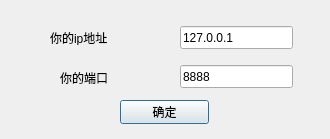
<?xml version="1.0" encoding="UTF-8"?>
<ui version="4.0">
 <class>ServerDialog</class>
 <widget class="QDialog" name="ServerDialog">
  <property name="geometry">
   <rect>
    <x>0</x>
    <y>0</y>
    <width>330</width>
    <height>139</height>
   </rect>
  </property>
  <property name="windowTitle">
   <string>Dialog</string>
  </property>
  <widget class="QLineEdit" name="lineEdit">
   <property name="geometry">
    <rect>
     <x>180</x>
     <y>26</y>
     <width>113</width>
     <height>23</height>
    </rect>
   </property>
   <property name="text">
    <string>127.0.0.1</string>
   </property>
  </widget>
  <widget class="QLineEdit" name="lineEdit_2">
   <property name="geometry">
    <rect>
     <x>180</x>
     <y>65</y>
     <width>113</width>
     <height>23</height>
    </rect>
   </property>
   <property name="text">
    <string>8888</string>
   </property>
  </widget>
  <widget class="QPushButton" name="pushButton">
   <property name="geometry">
    <rect>
     <x>120</x>
     <y>100</y>
     <width>89</width>
     <height>24</height>
    </rect>
   </property>
   <property name="text">
    <string>确定</string>
   </property>
  </widget>
  <widget class="QLabel" name="label">
   <property name="geometry">
    <rect>
     <x>50</x>
     <y>30</y>
     <width>72</width>
     <height>15</height>
    </rect>
   </property>
   <property name="text">
    <string>你的ip地址</string>
   </property>
  </widget>
  <widget class="QLabel" name="label_2">
   <property name="geometry">
    <rect>
     <x>60</x>
     <y>70</y>
     <width>72</width>
     <height>15</height>
    </rect>
   </property>
   <property name="text">
    <string>你的端口</string>
   </property>
  </widget>
 </widget>
 <resources/>
 <connections/>
</ui>
